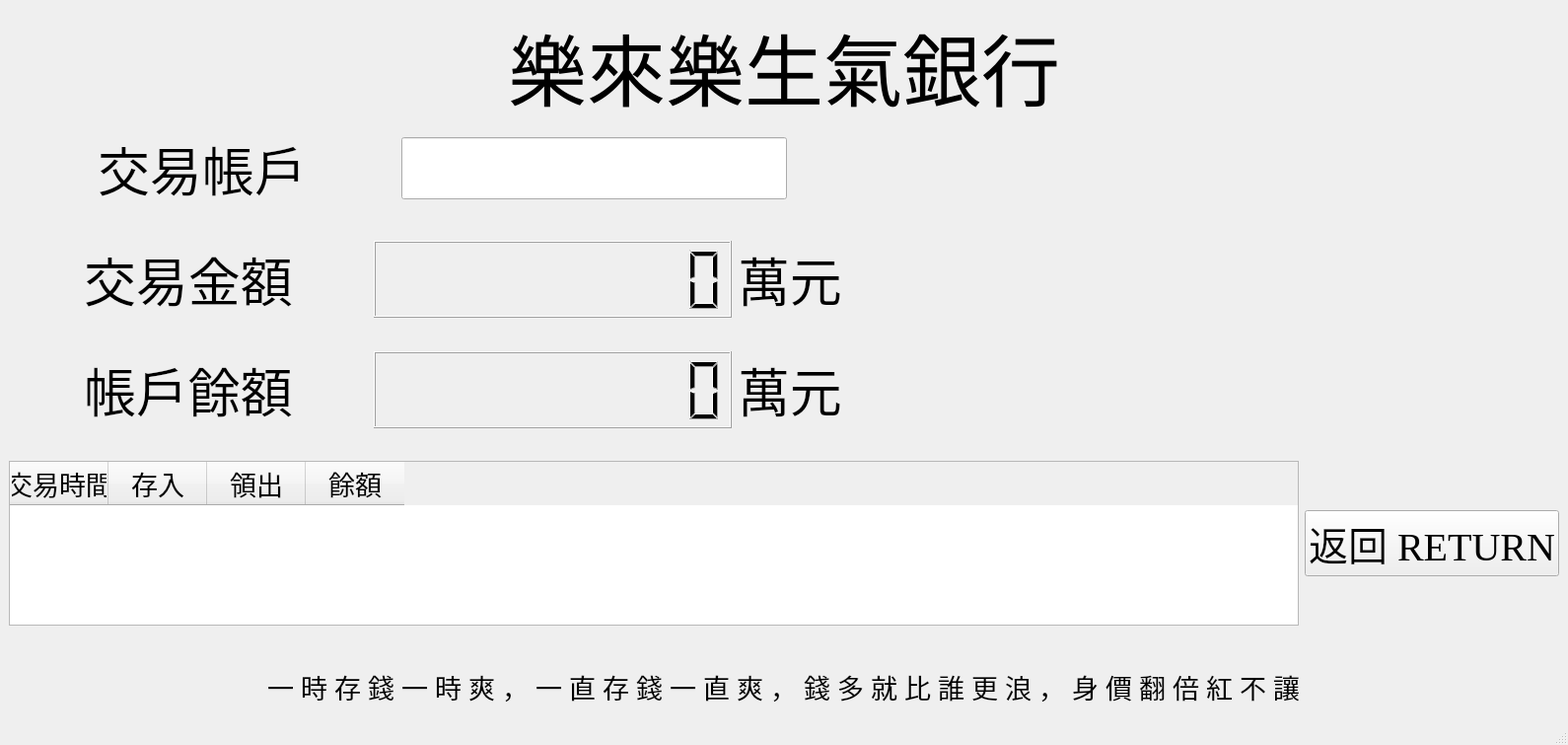
<?xml version="1.0" encoding="UTF-8"?>
<ui version="4.0">
 <class>MainWindow</class>
 <widget class="QMainWindow" name="MainWindow">
  <property name="geometry">
   <rect>
    <x>0</x>
    <y>0</y>
    <width>1590</width>
    <height>755</height>
   </rect>
  </property>
  <property name="sizePolicy">
   <sizepolicy hsizetype="Expanding" vsizetype="Expanding">
    <horstretch>0</horstretch>
    <verstretch>0</verstretch>
   </sizepolicy>
  </property>
  <property name="font">
   <font>
    <family>Chekiang Sung</family>
   </font>
  </property>
  <property name="windowTitle">
   <string>MainWindow</string>
  </property>
  <widget class="QWidget" name="centralwidget">
   <property name="sizePolicy">
    <sizepolicy hsizetype="Expanding" vsizetype="Expanding">
     <horstretch>0</horstretch>
     <verstretch>0</verstretch>
    </sizepolicy>
   </property>
   <layout class="QGridLayout" name="gridLayout_7">
    <item row="0" column="0">
     <layout class="QGridLayout" name="Central_Grid" rowstretch="2,2,1,2,1,2,1,6,1,2" columnstretch="0">
      <item row="4" column="0">
       <spacer name="horizontalSpacer_4">
        <property name="orientation">
         <enum>Qt::Horizontal</enum>
        </property>
        <property name="sizeHint" stdset="0">
         <size>
          <width>40</width>
          <height>20</height>
         </size>
        </property>
       </spacer>
      </item>
      <item row="6" column="0">
       <spacer name="HS1">
        <property name="orientation">
         <enum>Qt::Horizontal</enum>
        </property>
        <property name="sizeHint" stdset="0">
         <size>
          <width>40</width>
          <height>13</height>
         </size>
        </property>
       </spacer>
      </item>
      <item row="9" column="0">
       <layout class="QGridLayout" name="Grid_Slogan">
        <item row="0" column="0" alignment="Qt::AlignHCenter">
         <widget class="QLabel" name="L_Slogan">
          <property name="sizePolicy">
           <sizepolicy hsizetype="Expanding" vsizetype="Preferred">
            <horstretch>0</horstretch>
            <verstretch>0</verstretch>
           </sizepolicy>
          </property>
          <property name="font">
           <font>
            <family>標楷體</family>
            <pointsize>20</pointsize>
            <weight>50</weight>
            <bold>false</bold>
           </font>
          </property>
          <property name="text">
           <string>一 時 存 錢 一 時 爽 ， 一 直 存 錢 一 直 爽 ， 錢 多 就 比 誰 更 浪 ， 身 價 翻 倍 紅 不 讓</string>
          </property>
         </widget>
        </item>
       </layout>
      </item>
      <item row="2" column="0">
       <layout class="QGridLayout" name="Grid_Time" columnstretch="1">
        <item row="0" column="0">
         <spacer name="horizontalSpacer_2">
          <property name="orientation">
           <enum>Qt::Horizontal</enum>
          </property>
          <property name="sizeHint" stdset="0">
           <size>
            <width>40</width>
            <height>20</height>
           </size>
          </property>
         </spacer>
        </item>
       </layout>
      </item>
      <item row="8" column="0">
       <spacer name="HS2">
        <property name="orientation">
         <enum>Qt::Horizontal</enum>
        </property>
        <property name="sizeHint" stdset="0">
         <size>
          <width>40</width>
          <height>20</height>
         </size>
        </property>
       </spacer>
      </item>
      <item row="0" column="0">
       <layout class="QGridLayout" name="Grid_Title">
        <property name="leftMargin">
         <number>0</number>
        </property>
        <item row="0" column="0" alignment="Qt::AlignHCenter">
         <widget class="QLabel" name="Title">
          <property name="font">
           <font>
            <family>SetoFont</family>
            <pointsize>60</pointsize>
            <weight>50</weight>
            <italic>false</italic>
            <bold>false</bold>
            <underline>false</underline>
            <strikeout>false</strikeout>
            <kerning>true</kerning>
           </font>
          </property>
          <property name="text">
           <string>樂來樂生氣銀行</string>
          </property>
          <property name="scaledContents">
           <bool>false</bool>
          </property>
         </widget>
        </item>
       </layout>
      </item>
      <item row="1" column="0">
       <layout class="QGridLayout" name="Grid_Detail" columnstretch="1,1,2">
        <item row="0" column="1">
         <layout class="QGridLayout" name="Grid_Rate" rowstretch="0" columnstretch="0">
          <item row="0" column="0">
           <widget class="QLineEdit" name="LE_Account">
            <property name="font">
             <font>
              <pointsize>30</pointsize>
             </font>
            </property>
            <property name="focusPolicy">
             <enum>Qt::NoFocus</enum>
            </property>
           </widget>
          </item>
         </layout>
        </item>
        <item row="0" column="2">
         <spacer name="horizontalSpacer">
          <property name="orientation">
           <enum>Qt::Horizontal</enum>
          </property>
          <property name="sizeHint" stdset="0">
           <size>
            <width>40</width>
            <height>20</height>
           </size>
          </property>
         </spacer>
        </item>
        <item row="0" column="0" alignment="Qt::AlignHCenter">
         <widget class="QLabel" name="label_3">
          <property name="font">
           <font>
            <family>標楷體</family>
            <pointsize>40</pointsize>
            <weight>50</weight>
            <bold>false</bold>
           </font>
          </property>
          <property name="text">
           <string>交易帳戶</string>
          </property>
         </widget>
        </item>
       </layout>
      </item>
      <item row="3" column="0">
       <layout class="QGridLayout" name="Grid_Group" columnstretch="1,1,0,2">
        <item row="0" column="2">
         <widget class="QLabel" name="label">
          <property name="font">
           <font>
            <family>標楷體</family>
            <pointsize>40</pointsize>
           </font>
          </property>
          <property name="text">
           <string>萬元</string>
          </property>
         </widget>
        </item>
        <item row="0" column="0" alignment="Qt::AlignHCenter">
         <widget class="QLabel" name="L_Group">
          <property name="font">
           <font>
            <family>標楷體</family>
            <pointsize>40</pointsize>
           </font>
          </property>
          <property name="text">
           <string>交易金額</string>
          </property>
         </widget>
        </item>
        <item row="0" column="3">
         <spacer name="horizontalSpacer_3">
          <property name="orientation">
           <enum>Qt::Horizontal</enum>
          </property>
          <property name="sizeHint" stdset="0">
           <size>
            <width>40</width>
            <height>20</height>
           </size>
          </property>
         </spacer>
        </item>
        <item row="0" column="1">
         <widget class="QLCDNumber" name="LCD_Trade">
          <property name="font">
           <font>
            <pointsize>40</pointsize>
           </font>
          </property>
          <property name="digitCount">
           <number>10</number>
          </property>
         </widget>
        </item>
       </layout>
      </item>
      <item row="7" column="0">
       <layout class="QGridLayout" name="Grid_Button">
        <item row="0" column="1">
         <widget class="QPushButton" name="BT_Back">
          <property name="sizePolicy">
           <sizepolicy hsizetype="Preferred" vsizetype="Fixed">
            <horstretch>0</horstretch>
            <verstretch>0</verstretch>
           </sizepolicy>
          </property>
          <property name="font">
           <font>
            <family>Times New Roman</family>
            <pointsize>30</pointsize>
           </font>
          </property>
          <property name="text">
           <string>返回 RETURN</string>
          </property>
         </widget>
        </item>
        <item row="0" column="0">
         <widget class="QTableWidget" name="Table">
          <property name="font">
           <font>
            <family>標楷體</family>
            <pointsize>20</pointsize>
           </font>
          </property>
          <attribute name="horizontalHeaderStretchLastSection">
           <bool>false</bool>
          </attribute>
          <attribute name="verticalHeaderVisible">
           <bool>false</bool>
          </attribute>
          <column>
           <property name="text">
            <string>交易時間</string>
           </property>
          </column>
          <column>
           <property name="text">
            <string>存入</string>
           </property>
          </column>
          <column>
           <property name="text">
            <string>領出</string>
           </property>
          </column>
          <column>
           <property name="text">
            <string>餘額</string>
           </property>
          </column>
         </widget>
        </item>
       </layout>
      </item>
      <item row="5" column="0">
       <layout class="QGridLayout" name="gridLayout" columnstretch="1,1,0,2">
        <item row="0" column="2">
         <widget class="QLabel" name="label_4">
          <property name="font">
           <font>
            <family>標楷體</family>
            <pointsize>40</pointsize>
           </font>
          </property>
          <property name="text">
           <string>萬元</string>
          </property>
         </widget>
        </item>
        <item row="0" column="0" alignment="Qt::AlignHCenter">
         <widget class="QLabel" name="label_2">
          <property name="font">
           <font>
            <family>標楷體</family>
            <pointsize>40</pointsize>
           </font>
          </property>
          <property name="text">
           <string>帳戶餘額</string>
          </property>
         </widget>
        </item>
        <item row="0" column="3">
         <spacer name="horizontalSpacer_5">
          <property name="orientation">
           <enum>Qt::Horizontal</enum>
          </property>
          <property name="sizeHint" stdset="0">
           <size>
            <width>40</width>
            <height>20</height>
           </size>
          </property>
         </spacer>
        </item>
        <item row="0" column="1">
         <widget class="QLCDNumber" name="LCD_Money">
          <property name="font">
           <font>
            <pointsize>40</pointsize>
           </font>
          </property>
          <property name="digitCount">
           <number>10</number>
          </property>
         </widget>
        </item>
       </layout>
      </item>
     </layout>
    </item>
   </layout>
  </widget>
  <widget class="QMenuBar" name="menubar">
   <property name="geometry">
    <rect>
     <x>0</x>
     <y>0</y>
     <width>1590</width>
     <height>25</height>
    </rect>
   </property>
  </widget>
  <widget class="QStatusBar" name="statusbar"/>
 </widget>
 <resources/>
 <connections/>
</ui>
